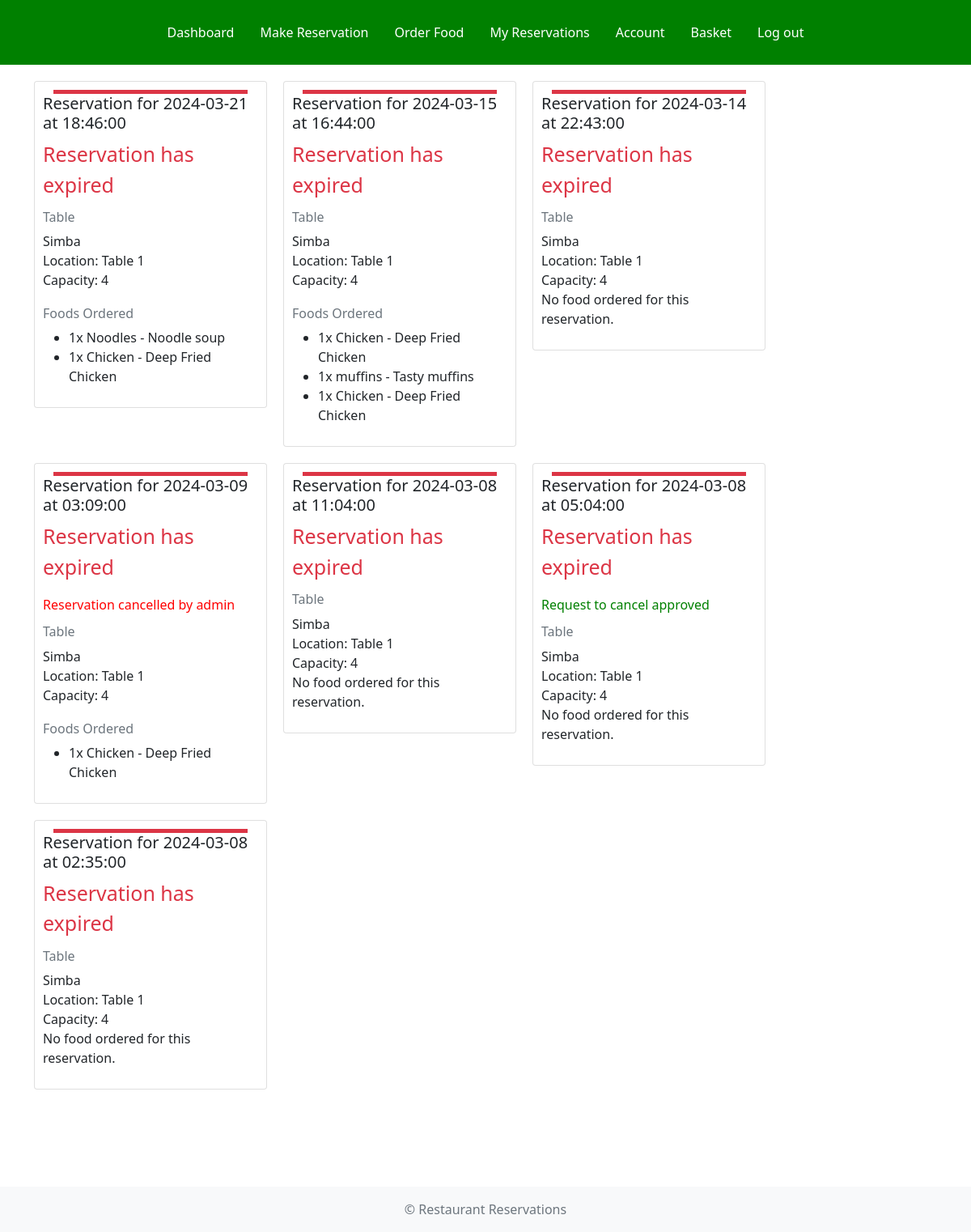
Page /RestaurantReservation/myreservations.php (signed in) on the committed database.
### tables this page shows
CREATE TABLE `reservations` (
  `reservation_id` int(11) NOT NULL,
  `reservation_date` date NOT NULL,
  `reservation_time` time NOT NULL,
  `duration` int(11) NOT NULL,
  `status` varchar(255) NOT NULL,
  `username` varchar(25) NOT NULL,
  `table_id` int(11) NOT NULL
);

CREATE TABLE `tables` (
  `table_id` int(11) NOT NULL,
  `capacity` int(11) NOT NULL,
  `status` varchar(25) NOT NULL,
  `table_name` varchar(25) NOT NULL,
  `location` varchar(25) NOT NULL
);

### RestaurantReservation/myreservations.php (the view, shortened to what this page needs)
<?php
require_once 'config.php';
$username = $_SESSION['username'];
$sql = "SELECT t.*, r.*, TIMESTAMPDIFF(MINUTE, NOW(), CONCAT(reservation_date, ' ', reservation_time)) AS minutes_until_reservation FROM reservations r JOIN tables t ON t.table_id = r.table_id WHERE username = :s ORDER BY reservation_date DESC, reservation_time DESC";
$stmt = $conn->prepare($sql);
$stmt->bindParam(":s", $username);
$stmt->execute();
$results = $stmt->fetchAll();
?>
<!DOCTYPE html>
<html lang="en">
<head>
    <link href="https://cdn.jsdelivr.net/npm/bootstrap@5.1.3/dist/css/bootstrap.min.css" rel="stylesheet">
    <link rel="stylesheet" href="./CSS/styles.css">
</head>
<body>
    <header>
        <ul class="nav justify-content-center">
            <li class="nav-item"><a class="nav-link" href="index.php">Dashboard</a></li>
            <li class="nav-item"><a class="nav-link" href="reservation.php">Make Reservation</a></li>
            <li class="nav-item"><a class="nav-link" href="view_foods.php">Order Food</a></li>
            <?php if ($username): ?>
                <li class="nav-item"><a class="nav-link active" href="#">My Reservations</a></li>
                <li class="nav-item"><a class="nav-link" href="account.php">Account</a></li>
                <li class="nav-item"><a class="nav-link" href="basket.php">Basket</a></li>
                <li><a class="nav-link" href="logout.php">Log out</a></li>
            <?php else: ?>
                <li><a class="nav-link" href="login.php">Login</a></li>
                <li><a class="nav-link" href="signup.php">Sign up</a></li>
            <?php endif ?>
        </ul>
    </header>
    <div class="container foods-holder">
    <?php
        if (count($results) > 0) {
            foreach ($results as $row) {
                echo "<div class='card' style='width: 18rem;padding:10px;'>";
                if ($row['minutes_until_reservation'] > 0) {
                    echo '<div style="background-color: #198754;" class="info-bar"></div>';
                } elseif ($row['minutes_until_reservation'] > -($row['duration'] * 60)) {
                    echo '<div style="background-color: #ffc107;" class="info-bar"></div>';
                } else {
                    echo '<div style="background-color: #dc3545;" class="info-bar"></div>';
                }
                echo "<h5 class='card-title'>Reservation for " . $row['reservation_date'] . " at " . $row['reservation_time'] . "</h5>";
                if ($row['minutes_until_reservation'] > 0) {
                    if ($row['minutes_until_reservation'] > 60) {
                        $time_status = floor($row['minutes_until_reservation'] / 60) . " hours " . ($row['minutes_until_reservation'] % 60) . " minutes until reservation starts";
                    } else {
                        $time_status = $row['minutes_until_reservation'] . " minutes until reservation starts";
                    }
                } elseif ($row['minutes_until_reservation'] > -($row['duration'] * 60)) {
                    $time_status = "<span class='text-secondary' style='font-size: 25px;'>Reservation is currently ongoing</span>";
                } else {
                    $time_status = "<span class='text-danger' style='font-size: 25px;'>Reservation has expired</span>";
                }
                echo "<p class='card-text'>" . $time_status . "</p>";
                if ($row['minutes_until_reservation'] >= 30 && $row['status'] == 'Pending') {
                    echo "<form method='post'><button class='btn btn-primary' type='submit' name='cancel_reservation_id' value='" . $row['reservation_id'] . "'>Cancel Reservation</button></form>";
                } else if ($row['status'] == 'REQUEST CANCEL') {
                    echo "<p class='error'>Request to cancel submitted</p>";
                } else if ($row['status'] == 'APPROVED') {
                    echo "<p class='success'>Request to cancel approved</p>";
                } else if ($row['status'] == 'CANCELLED') {
                    echo "<p class='error'>Reservation cancelled by admin</p>";
                }
                echo "<h6 class='card-subtitle mb-2 text-muted'>Table</h3><div>".$row['table_name']."</div><div>Location: ".$row['location']."</div><div>Capacity: ".$row['capacity']."</div>";
                $sql_foods = "SELECT f.name, f.description, c.quantity FROM foods f JOIN cart c ON f.food_id = c.food_id WHERE c.reservation_id = :i";
                $stmt_foods = $conn->prepare($sql_foods);
                $stmt_foods->bindParam(":i", $row['reservation_id']);
                $stmt_foods->execute();
                $result_foods = $stmt_foods->fetchAll();
                if (count($result_foods) > 0) {
                    echo "<br><h6 class='card-subtitle mb-2 text-muted'>Foods Ordered</h6><ul>";
                    foreach ($result_foods as $food) {
                        echo "<li>" . $food['quantity'] . "x " . $food['name'] . " - " . $food['description'] . "</li>";
                    }
                    echo "</ul>";
                } else {
                    echo "<p>No food ordered for this reservation.</p>";
                }
                echo "</div>";
            }
        } else {
            echo "<p>No reservations found.</p>";
        }
    ?>
    </div>
    <div class="footer-space"></div>
<footer class="footer mt-auto py-3 bg-light">
  <div class="container">
    <span class="text-muted">&copy Restaurant Reservations</span>
  </div>
</footer>
</body>
</html>

### RestaurantReservation/CSS/styles.css (style rules this page uses)
.error { color: #ff0000; }
.success { color: #008000; }
.foods-holder { margin-top: 20px; display: flex; flex-wrap: wrap; align-items: flex-start; }
.foods-holder > div { margin-right: 20px; margin-bottom: 20px; }
header { padding: 20px 0px; background-color: #008000; }
.nav-link { color: #ffffff; }
.info-bar { height: 5px; width: 90%; margin: auto; }
.footer-space { width: 100%; height: 100px; }
body { min-height: 100vh; display: flex; flex-direction: column; }
footer { text-align: center; padding: 10px 0; margin-top: auto; }

### rows in the picture
reservations: reservation_date "2024-03-21", reservation_time "18:46:00", duration "Reservation has expired", table.table_name "Simba", table.location "Table 1", table.capacity "4", quantity "1", name "Noodles", description "Noodle soup", name "Chicken", description "Deep Fried Chicken"
reservations: reservation_date "2024-03-15", reservation_time "16:44:00", duration "Reservation has expired", table.table_name "Simba", table.location "Table 1", table.capacity "4", quantity "1", name "Chicken", description "Deep Fried Chicken", name "muffins", description "Tasty muffins"
reservations: reservation_date "2024-03-14", reservation_time "22:43:00", duration "Reservation has expired", table.table_name "Simba", table.location "Table 1", table.capacity "4", shows "No food ordered for this reservation."
reservations: reservation_date "2024-03-09", reservation_time "03:09:00", duration "Reservation has expired", status "Reservation cancelled by admin", table.table_name "Simba", table.location "Table 1", table.capacity "4", quantity "1", name "Chicken", description "Deep Fried Chicken"
reservations: reservation_date "2024-03-08", reservation_time "11:04:00", duration "Reservation has expired", table.table_name "Simba", table.location "Table 1", table.capacity "4", shows "No food ordered for this reservation."
reservations: reservation_date "2024-03-08", reservation_time "05:04:00", duration "Reservation has expired", status "Request to cancel approved", table.table_name "Simba", table.location "Table 1", table.capacity "4", shows "No food ordered for this reservation."
reservations: reservation_date "2024-03-08", reservation_time "02:35:00", duration "Reservation has expired", table.table_name "Simba", table.location "Table 1", table.capacity "4", shows "No food ordered for this reservation."
